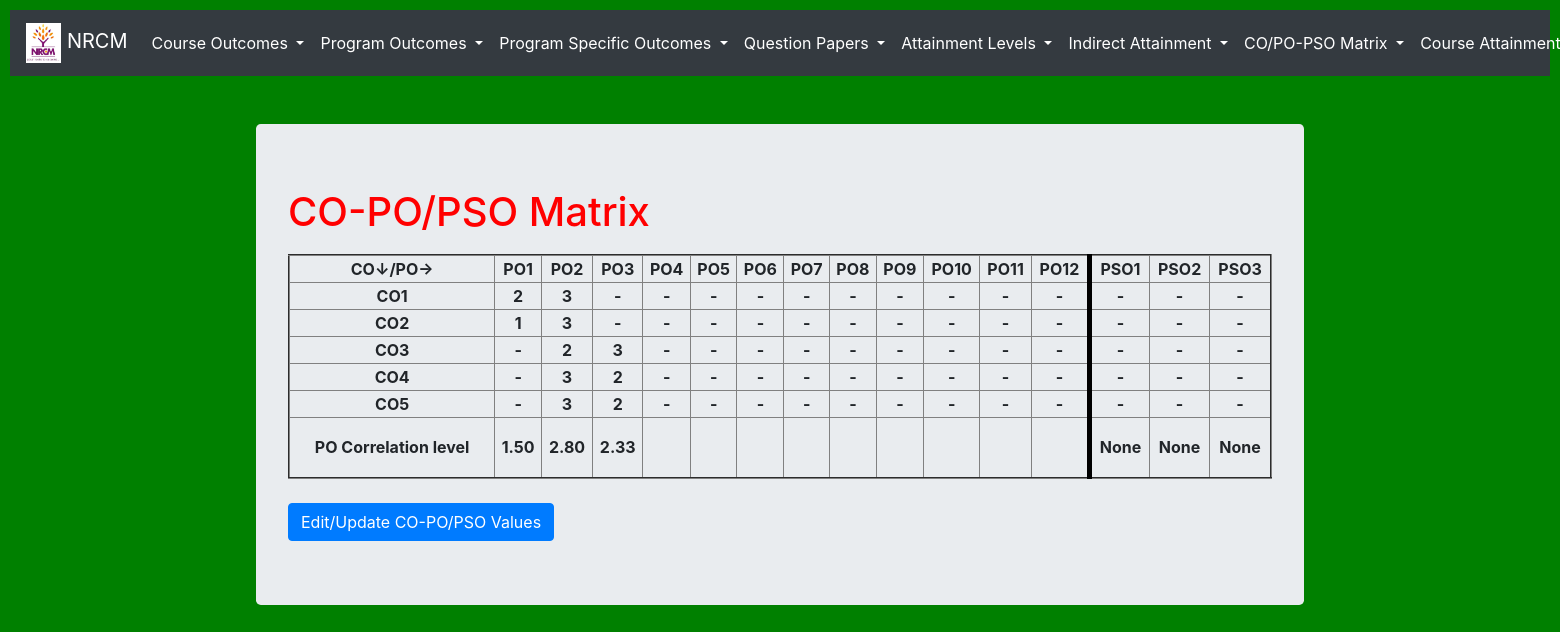
/view_co_po_matrix, run on the app's committed database.
### testApp/models.py (models this page shows, shortened)
class CO_PO_Matrix(models.Model):
    co = models.ForeignKey(CO, on_delete=models.CASCADE)
    levels = (
    ('-', 0),
    ('1',1),
    ('2',2),
    ('3',3),
    )
    po1 = models.CharField(max_length=10, choices=levels, default='-')
    po2 = models.CharField(max_length=10, choices=levels, default='-')
    po3 = models.CharField(max_length=10, choices=levels, default='-')
    po4 = models.CharField(max_length=10, choices=levels, default='-')
    po5 = models.CharField(max_length=10, choices=levels, default='-')
    po6 = models.CharField(max_length=10, choices=levels, default='-')
    po7 = models.CharField(max_length=10, choices=levels, default='-')
    po8 = models.CharField(max_length=10, choices=levels, default='-')
    po9 = models.CharField(max_length=10, choices=levels, default='-')
    po10 = models.CharField(max_length=10, choices=levels, default='-')
    po11 = models.CharField(max_length=10, choices=levels, default='-')
    po12 = models.CharField(max_length=10, choices=levels, default='-')
    pso1 = models.CharField(max_length=10, choices=levels, default='-')
    pso2 = models.CharField(max_length=10, choices=levels, default='-')
    pso3 = models.CharField(max_length=10, choices=levels, default='-')

class CO(models.Model):
    cos = (('-','-'), ('CO1', 'CO1'), ('CO2', 'CO2'), ('CO3', 'CO3'), ('CO4', 'CO4'), ('CO5', 'CO5'), ('CO6', 'CO6'),)
    co = models.CharField(max_length=500, choices=cos, default='-')
    description = models.CharField(max_length=500)
    def __str__(self):
        return self.co

### testApp/views.py (the view)
# urls.py: path('view_co_po_matrix', views.view_co_po_matrix, name='view_co_po_matrix'),
def view_co_po_matrix(request):
    copolevels = CO_PO_Matrix.objects.all()
    po1_avg = CO_PO_Matrix.objects.filter(po1__gt=0).aggregate(Avg('po1'))['po1__avg']
    po2_avg = CO_PO_Matrix.objects.filter(po2__gt=0).aggregate(Avg('po2'))['po2__avg']
    po3_avg = CO_PO_Matrix.objects.filter(po3__gt=0).aggregate(Avg('po3'))['po3__avg']
    po4_avg = CO_PO_Matrix.objects.filter(po4__gt=0).aggregate(Avg('po4'))['po4__avg']
    po5_avg = CO_PO_Matrix.objects.filter(po5__gt=0).aggregate(Avg('po5'))['po5__avg']
    po6_avg = CO_PO_Matrix.objects.filter(po6__gt=0).aggregate(Avg('po6'))['po6__avg']
    po7_avg = CO_PO_Matrix.objects.filter(po7__gt=0).aggregate(Avg('po7'))['po7__avg']
    po8_avg = CO_PO_Matrix.objects.filter(po8__gt=0).aggregate(Avg('po8'))['po8__avg']
    po9_avg = CO_PO_Matrix.objects.filter(po9__gt=0).aggregate(Avg('po9'))['po9__avg']
    po10_avg = CO_PO_Matrix.objects.filter(po10__gt=0).aggregate(Avg('po10'))['po10__avg']
    po11_avg = CO_PO_Matrix.objects.filter(po11__gt=0).aggregate(Avg('po11'))['po11__avg']
    po12_avg = CO_PO_Matrix.objects.filter(po12__gt=0).aggregate(Avg('po12'))['po12__avg']
    pso1_avg = CO_PO_Matrix.objects.filter(pso1__gt=0).aggregate(Avg('pso1'))['pso1__avg']
    pso2_avg = CO_PO_Matrix.objects.filter(pso2__gt=0).aggregate(Avg('pso2'))['pso2__avg']
    pso3_avg = CO_PO_Matrix.objects.filter(pso3__gt=0).aggregate(Avg('pso3'))['pso3__avg']
    return render (request, 'testApp/view_co_po_matrix.html', locals())

### templates/testApp/view_co_po_matrix.html (shortened to what this page needs)
<!DOCTYPE html>
{%extends 'testApp/base.html'%}
{%load static%}
{%block content%}
<link rel="stylesheet" href="{% static 'css/course_attainment_style.css' %}">
<div class="container" align=left style="width:70%">
  <div class="jumbotron">
      <h1 style = "color: red; padding-bottom: 10px;">CO-PO/PSO Matrix</u></h1>
      <table border=2 style="width:100%">
        <tr>
          <th>CO↓/PO→</th>
          <th>PO1</th>
          <th>PO2</th>
          <th>PO3</th>
          <th>PO4</th>
          <th>PO5</th>
          <th>PO6</th>
          <th>PO7</th>
          <th>PO8</th>
          <th>PO9</th>
          <th>PO10</th>
          <th>PO11</th>
          <th>PO12</th>
          <th style="border-left: 5px solid black;">PSO1</th>
          <th>PSO2</th>
          <th>PSO3</th>
        </tr>
        {%for i in copolevels%}
        <tr>
          <th>{{i.co}}</th>
          <th class="level">{{i.po1}}</th>
          <th class="level">{{i.po2}}</th>
          <th class="level">{{i.po3}}</th>
          <th class="level" class="level" class="level">{{i.po4}}</th>
          <th class="level" class="level">{{i.po5}}</th>
          <th class="level">{{i.po6}}</th>
          <th class="level">{{i.po7}}</th>
          <th class="level">{{i.po8}}</th>
          <th class="level">{{i.po9}}</th>
          <th class="level">{{i.po10}}</th>
          <th class="level">{{i.po11}}</th>
          <th class="level">{{i.po12}}</th>
          <th class="level" style="border-left: 5px solid black;" >{{i.pso1}}</th>
          <th class="level">{{i.pso2}}</th>
          <th class="level">{{i.pso3}}</th>
        </tr>
        {%endfor%}
        <th>PO Correlation level</th>
        <th class="level">{{po1_avg|floatformat:2}}</th>
        <th class="level">{{po2_avg|floatformat:2}}</th>
        <th class="level">{{po3_avg|floatformat:2}}</th>
        <th class="level">{{po4_avg|floatformat:2}}</th>
        <th class="level">{{po5_avg|floatformat:2}}</th>
        <th class="level">{{po6_avg|floatformat:2}}</th>
        <th class="level">{{po7_avg|floatformat:2}}</th>
        <th class="level">{{po8_avg|floatformat:2}}</th>
        <th class="level">{{po9_avg|floatformat:2}}</th>
        <th class="level">{{po10_avg|floatformat:2}}</th>
        <th class="level">{{po11_avg|floatformat:2}}</th>
        <th class="level">{{po12_avg|floatformat:2}}</th>
        <th class="level" style="border-left: 5px solid black; width: 60px; height:60px">{{pso1_avg}}</th>
        <th class="level">{{pso2_avg}}</th>
        <th class="level">{{pso3_avg}}</th>
      </table><br>
      <a href="{%url 'edit_co_po_matrix'%}" class="btn btn-primary"> Edit/Update CO-PO/PSO Values</a>
  </div>
</div>
{%endblock%}

### static/testApp/css/course_attainment_style.css (style rules this page uses)
body { background: green; }
td, th { text-align: center; }

### data on the page
CO_PO_Matrix: co "CO1", po1 "2", po2 "3", po3 "-", po4 "-", po5 "-", po6 "-", po7 "-", po8 "-", po9 "-", po10 "-", po11 "-", po12 "-", pso1 "-", pso2 "-", pso3 "-"
CO_PO_Matrix: co "CO2", po1 "1", po2 "3", po3 "-", po4 "-", po5 "-", po6 "-", po7 "-", po8 "-", po9 "-", po10 "-", po11 "-", po12 "-", pso1 "-", pso2 "-", pso3 "-"
CO_PO_Matrix: co "CO3", po1 "-", po2 "2", po3 "3", po4 "-", po5 "-", po6 "-", po7 "-", po8 "-", po9 "-", po10 "-", po11 "-", po12 "-", pso1 "-", pso2 "-", pso3 "-"
CO_PO_Matrix: co "CO4", po1 "-", po2 "3", po3 "2", po4 "-", po5 "-", po6 "-", po7 "-", po8 "-", po9 "-", po10 "-", po11 "-", po12 "-", pso1 "-", pso2 "-", pso3 "-"
CO_PO_Matrix: co "CO5", po1 "-", po2 "3", po3 "2", po4 "-", po5 "-", po6 "-", po7 "-", po8 "-", po9 "-", po10 "-", po11 "-", po12 "-", pso1 "-", pso2 "-", pso3 "-"

### other printed values
{{ po1_avg|floatformat:2 }} "1.50"
{{ po2_avg|floatformat:2 }} "2.80"
{{ po3_avg|floatformat:2 }} "2.33"
{{ pso1_avg }} "None"
{{ pso2_avg }} "None"
{{ pso3_avg }} "None"
